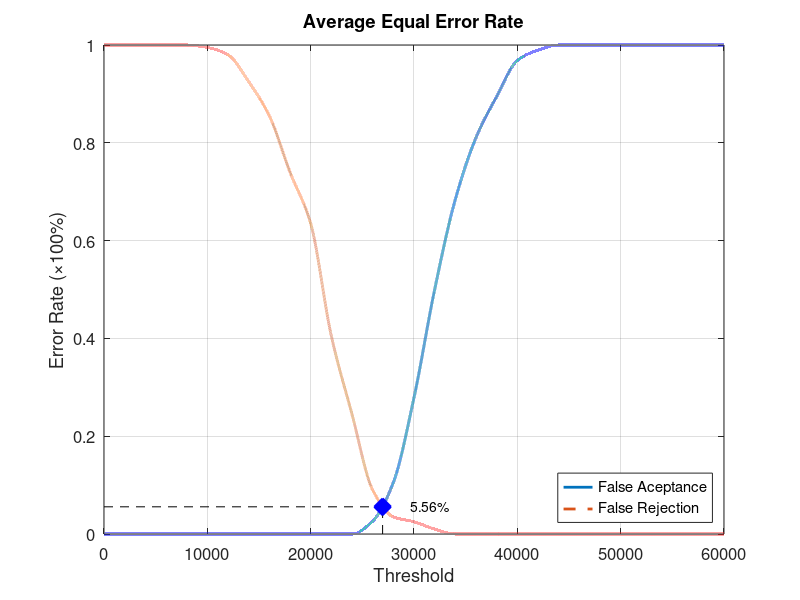
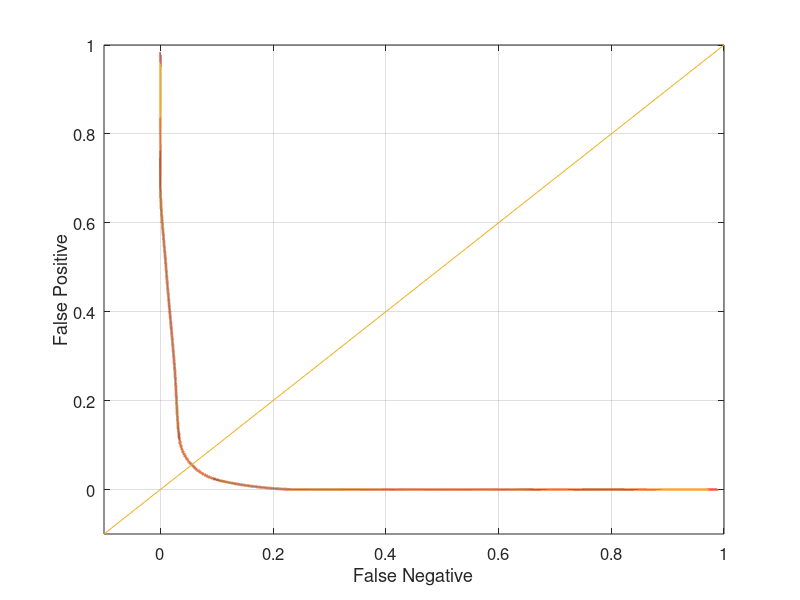

These charts were generated, in order, by the following MATLAB code:
function yEER = Database5_2
close all;
clear;
clc;
x = 0:2000:60000;
xq = 0:0.5:60000;

y0 = [0 0 0 0 0 0 0 0 0 0 0 0 0 0.0263158 0.105263 0.278947 0.5 0.684211 0.810526 0.894737 0.968421 0.989474 1 1 1 1 1 1 1 1 1];
yy0 = interp1(x, y0, xq, 'pchip');
y1 = [1 1 1 1 1 0.995 0.98 0.925 0.855 0.74 0.635 0.405 0.245 0.09 0.035 0.025 0.01 0 0 0 0 0 0 0 0 0 0 0 0 0 0];
yy1 = interp1(x, y1, xq, 'pchip');

% Calculating EER: 
y2 = abs(y0 - y1);
find(y2 == min(y2))
yy2 = abs(yy0 - yy1);
xEER = find(yy2 == min(yy2));
xEERIndex = xq(xEER) % X-axis EER
yEER = yy0(xEER) % Y-axis EER

main = figure
plot(xq, yy0,'-','LineWidth', 2);	hold on
plot(xq, yy1,'--','LineWidth', 2);	hold on
plot([xEERIndex xEERIndex], [0 yEER], 'k--');	hold on
plot([0 xEERIndex], [yEER yEER], 'k--');	hold on
plot(xEERIndex, yEER, 'bx', 'LineWidth', 10);	hold on
text(xEERIndex + 10 * xEERIndex / 100, yEER, [num2str(round((10000 * yEER)) / 100) '%'])
legend('False Aceptance', 'False Rejection', 'Location', 'SouthEast')
xlabel('Threshold')
ylabel('Error Rate (\times100%)')
title('Average Equal Error Rate')
set(gca, 'FontSize', 12)
axis([0 60000 0 1])
grid on

print(main, 'Database5_2Main', '-dpng');
FNRxFPR = figure('Color', [1 1 1]);
plot(yy1, yy0, '-', yy1, yy0, 'LineWidth', 2);
hold on
y = -0.1:0.1:1
plot(y, y); 
set(gca, 'FontSize', 12)
xlabel('False Negative')
ylabel('False Positive')
axis([-0.1 1 -0.1 1])
set(gca, 'FontSize', 12)
grid on

print(FNRxFPR, 'Database5_2FNRxFPR','-dpng');
end
